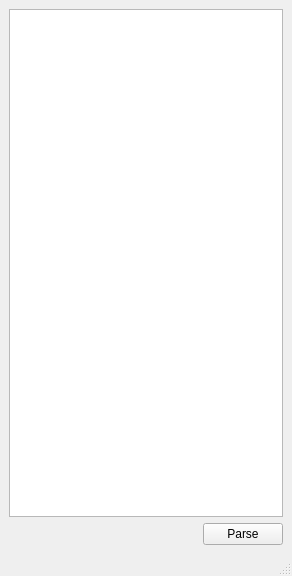
<?xml version="1.0" encoding="UTF-8"?>
<ui version="4.0">
 <class>MainWindow</class>
 <widget class="QMainWindow" name="MainWindow">
  <property name="geometry">
   <rect>
    <x>0</x>
    <y>0</y>
    <width>292</width>
    <height>576</height>
   </rect>
  </property>
  <property name="windowTitle">
   <string>MainWindow</string>
  </property>
  <widget class="QWidget" name="centralwidget">
   <layout class="QVBoxLayout" name="verticalLayout">
    <item>
     <widget class="QTreeView" name="treeView"/>
    </item>
    <item>
     <layout class="QHBoxLayout" name="horizontalLayout">
      <item>
       <widget class="QLabel" name="parseDurationLabel">
        <property name="text">
         <string/>
        </property>
       </widget>
      </item>
      <item>
       <spacer name="horizontalSpacer">
        <property name="orientation">
         <enum>Qt::Orientation::Horizontal</enum>
        </property>
        <property name="sizeHint" stdset="0">
         <size>
          <width>40</width>
          <height>20</height>
         </size>
        </property>
       </spacer>
      </item>
      <item>
       <widget class="QPushButton" name="executeButton">
        <property name="text">
         <string>Parse</string>
        </property>
       </widget>
      </item>
     </layout>
    </item>
   </layout>
  </widget>
  <widget class="QMenuBar" name="menubar">
   <property name="geometry">
    <rect>
     <x>0</x>
     <y>0</y>
     <width>292</width>
     <height>21</height>
    </rect>
   </property>
  </widget>
  <widget class="QStatusBar" name="statusbar"/>
 </widget>
 <resources/>
 <connections/>
</ui>
